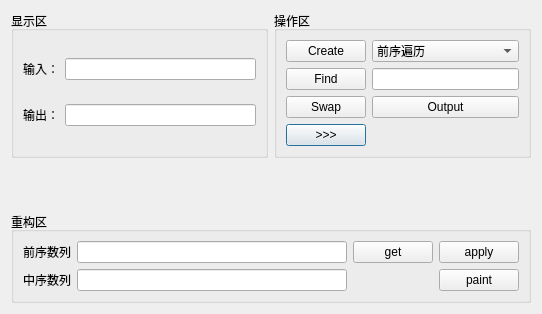
<?xml version="1.0" encoding="UTF-8"?>
<ui version="4.0">
 <class>Dialog1</class>
 <widget class="QDialog" name="Dialog1">
  <property name="geometry">
   <rect>
    <x>0</x>
    <y>0</y>
    <width>542</width>
    <height>314</height>
   </rect>
  </property>
  <property name="windowTitle">
   <string>Dialog</string>
  </property>
  <layout class="QGridLayout" name="gridLayout_7">
   <item row="0" column="0">
    <layout class="QGridLayout" name="gridLayout_6">
     <item row="0" column="0">
      <widget class="QGroupBox" name="groupBox">
       <property name="title">
        <string>显示区</string>
       </property>
       <layout class="QGridLayout" name="gridLayout">
        <item row="1" column="1">
         <widget class="QLineEdit" name="Input"/>
        </item>
        <item row="2" column="0">
         <widget class="QLabel" name="label_2">
          <property name="text">
           <string>输出：</string>
          </property>
         </widget>
        </item>
        <item row="2" column="1">
         <widget class="QLineEdit" name="Out"/>
        </item>
        <item row="1" column="0">
         <widget class="QLabel" name="label">
          <property name="text">
           <string>输入：</string>
          </property>
         </widget>
        </item>
       </layout>
      </widget>
     </item>
     <item row="0" column="1">
      <widget class="QGroupBox" name="groupBox_2">
       <property name="title">
        <string>操作区</string>
       </property>
       <layout class="QGridLayout" name="gridLayout_2">
        <item row="3" column="0">
         <widget class="QPushButton" name="getNewTree">
          <property name="text">
           <string>&gt;&gt;&gt;</string>
          </property>
         </widget>
        </item>
        <item row="2" column="0">
         <widget class="QPushButton" name="Swap">
          <property name="text">
           <string>Swap</string>
          </property>
         </widget>
        </item>
        <item row="1" column="0">
         <widget class="QPushButton" name="Find">
          <property name="text">
           <string>Find</string>
          </property>
         </widget>
        </item>
        <item row="0" column="1">
         <widget class="QComboBox" name="comboBox">
          <item>
           <property name="text">
            <string>前序遍历</string>
           </property>
          </item>
          <item>
           <property name="text">
            <string>中序遍历</string>
           </property>
          </item>
          <item>
           <property name="text">
            <string>后序遍历</string>
           </property>
          </item>
          <item>
           <property name="text">
            <string>层次遍历</string>
           </property>
          </item>
         </widget>
        </item>
        <item row="0" column="0">
         <widget class="QPushButton" name="Create">
          <property name="text">
           <string>Create</string>
          </property>
         </widget>
        </item>
        <item row="2" column="1">
         <widget class="QPushButton" name="Output">
          <property name="text">
           <string>Output</string>
          </property>
         </widget>
        </item>
        <item row="1" column="1">
         <widget class="QLineEdit" name="findnum"/>
        </item>
       </layout>
      </widget>
     </item>
    </layout>
   </item>
   <item row="1" column="0">
    <spacer name="verticalSpacer">
     <property name="orientation">
      <enum>Qt::Vertical</enum>
     </property>
     <property name="sizeHint" stdset="0">
      <size>
       <width>20</width>
       <height>2</height>
      </size>
     </property>
    </spacer>
   </item>
   <item row="2" column="0">
    <widget class="QGroupBox" name="groupBox_3">
     <property name="title">
      <string>重构区</string>
     </property>
     <layout class="QGridLayout" name="gridLayout_5">
      <item row="0" column="0">
       <layout class="QGridLayout" name="gridLayout_4">
        <item row="0" column="0">
         <widget class="QLabel" name="label_3">
          <property name="text">
           <string>前序数列</string>
          </property>
         </widget>
        </item>
        <item row="0" column="1">
         <widget class="QLineEdit" name="lineEdit"/>
        </item>
        <item row="1" column="0">
         <widget class="QLabel" name="label_4">
          <property name="text">
           <string>中序数列</string>
          </property>
         </widget>
        </item>
        <item row="1" column="1">
         <widget class="QLineEdit" name="lineEdit_2"/>
        </item>
       </layout>
      </item>
      <item row="0" column="1">
       <layout class="QGridLayout" name="gridLayout_3">
        <item row="0" column="0">
         <widget class="QPushButton" name="get">
          <property name="text">
           <string>get</string>
          </property>
         </widget>
        </item>
        <item row="0" column="1">
         <widget class="QPushButton" name="apply">
          <property name="text">
           <string>apply</string>
          </property>
         </widget>
        </item>
        <item row="1" column="1">
         <widget class="QPushButton" name="paint">
          <property name="text">
           <string>paint</string>
          </property>
         </widget>
        </item>
       </layout>
      </item>
     </layout>
    </widget>
   </item>
  </layout>
 </widget>
 <resources/>
 <connections/>
</ui>
